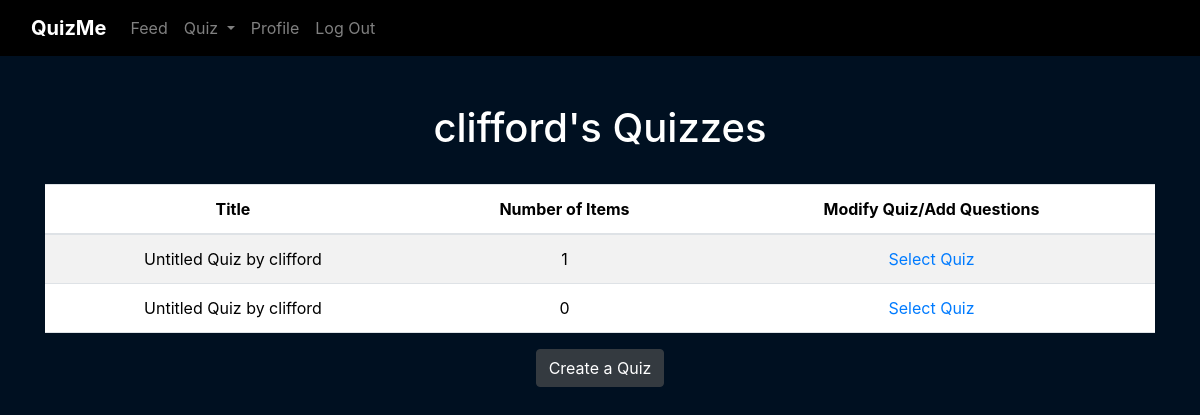
Before: /quiz/ (signed in) with the older database file.
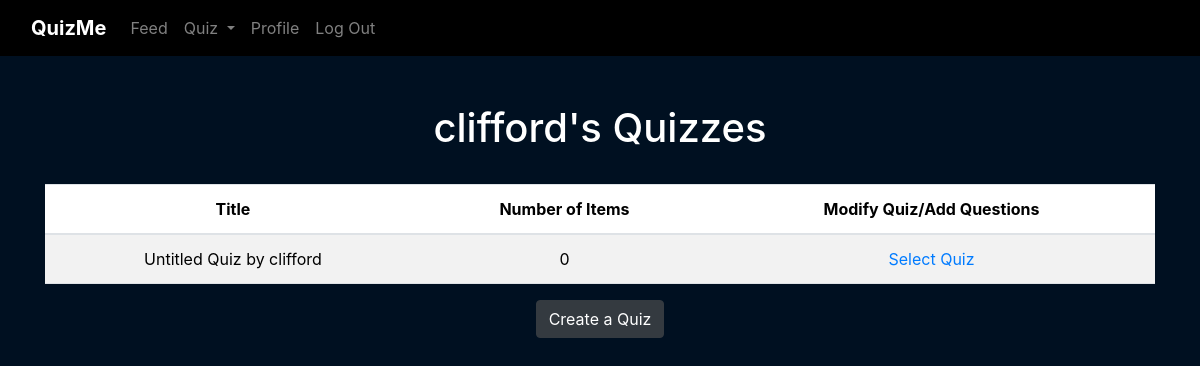
After: the same page with the newer database file.
### web_app/models.py (models this page shows)
class User(db.Model, UserMixin):
    __tablename__ = 'users'
    id = db.Column(db.Integer, primary_key=True)
    username = db.Column(db.String(50), nullable=False, unique=True)
    password = db.Column(db.String(500), nullable=False)
    quizzes = db.relationship('Quiz', cascade="all, delete-orphan", backref="user")

class Quiz(db.Model):
    __tablename__ = 'quizzes'
    id = db.Column(db.Integer, primary_key=True)
    title = db.Column(db.String(30), nullable=False)
    instructions = db.Column(db.String(1000))
    total_items = db.Column(db.Integer)
    user_id = db.Column(db.Integer, db.ForeignKey('users.id'))
    items = db.relationship('Item', cascade="all, delete-orphan", backref="quiz")

### web_app/blueprints/quiz/routes.py (the view)
@quiz.route('/')
@login_required
def index():
    quizzes = current_user.quizzes
    return render_template('quiz/index.html', quizzes=quizzes)

### web_app/blueprints/quiz/templates/quiz/index.html (shortened to what this page needs)
{% extends "base.html" %}
{% block content %}
    <h1>{{ current_user.username }}'s Quizzes</h1>
    <br>
    <table class="table table-striped">
        <thead>
            <tr>
              <th>Title</th>
              <th>Number of Items</th>
              <th>Modify Quiz/Add Questions</th>
            </tr>
        </thead>
        <tbody>
            {% for quiz in quizzes %}
            <tr>
                <td>{{ quiz.title }}</td>
                <td>{{ quiz.total_items }}</td>
                <td>
                    <a href="{{ url_for('quiz.modify_quiz', quiz_id=quiz.id, quiz_title=quiz.title) }}">Select Quiz</a>
                </td>
            </tr>
            {% endfor %}
        </tbody>
    </table>
    <a href="{{ url_for('quiz.create')}}">
        <button type="button" class="btn btn-dark">Create a Quiz</button>
    </a>
{% endblock %}

### web_app/templates/base.html (shortened to what this page needs)
<!DOCTYPE html>
<html lang="en">
    <head>
        <link href="https://cdn.jsdelivr.net/npm/bootstrap@5.3.3/dist/css/bootstrap.min.css" rel="stylesheet">
        <link rel="stylesheet" href="https://stackpath.bootstrapcdn.com/bootstrap/4.4.1/css/bootstrap.min.css"/>
        <link rel="stylesheet" href="https://stackpath.bootstrapcdn.com/font-awesome/4.7.0/css/font-awesome.min.css"/>
        <link rel="stylesheet" href="{{ url_for('static', filename='css/style.css') }}">
    </head>
    <body>
        <nav class="navbar navbar-expand-lg navbar-dark">
            <div class="container-fluid">
                <a class="navbar-brand" href="{{ url_for('auth.index')}}">QuizMe</a>
                <div class="collapse navbar-collapse" id="navbarNav">
                    <ul class="navbar-nav">
                        {% if not current_user.is_authenticated %}
                            <li class="nav-item">
                                <a class="nav-link" href="{{ url_for('auth.index') }}">Home</a>
                            </li>
                            <li class="nav-item">
                                <a class="nav-link" href="{{ url_for('auth.login') }}">Log In</a>
                            </li>
                            <li class="nav-item">
                                <a class="nav-link" href="{{ url_for('auth.signup')}}">Sign Up</a>
                            </li>
                        {% else %}
                            <li class="nav-item">
                                <a class="nav-link" href="{{ url_for('feed.index') }}">Feed</a>
                            </li>
                            <li class="nav-item dropdown">
                                <a class="nav-link dropdown-toggle" href="#" role="button" data-bs-toggle="dropdown" aria-expanded="false">
                                  Quiz
                                </a>
                              </li>
                            <li class="nav-item">
                                <a class="nav-link" href="{{ url_for('profile.index')}}">Profile</a>
                            </li>
                            <li class="nav-item">
                                <a class="nav-link" href="{{ url_for('auth.logout')}}">Log Out</a>
                            </li>
                        {% endif %}
                    </ul>
                </div>
            </div>
        </nav>
        <main class="container py-5 text-center">
            {% block content %}
            {% endblock %}
        </main>
    </body>
</html>

### web_app/static/css/style.css (style rules this page uses)
.navbar, .dropdown-menu { background-color: black; }
.nav-link { color: gray; }
.navbar-brand, .dropdown-item { color: white; }
.navbar-brand { font-weight: bold; color:white; }
body { background-color: #001021; color: white; }

Changed rows visible on the page:
removed Quiz: title "Untitled Quiz by clifford", total_items "1"
